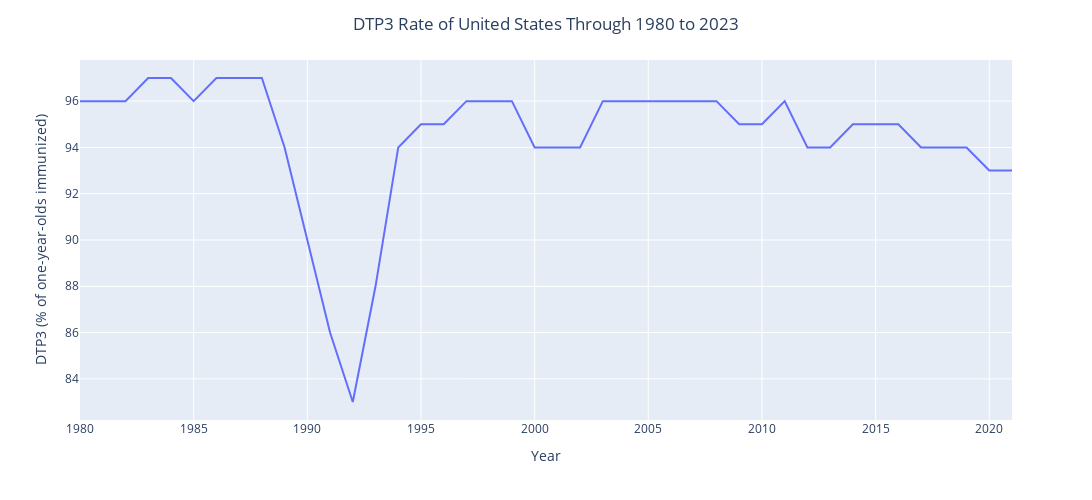

The code cell stored with this chart in its notebook:
### Markdown cell above
### Graph 5: Line Graph Displays DTP3 Rate for Individual Countries & Continents

This line graph display the the rate of one-year-olds being immunized with the DTP3 vaccine in a year span. In United States it shows that the rate tend to be in 90% rate but there was a decline to 83% in 1993. In 1993, there was an Childhood Immunization Initiative implement which focus on eliminate the indigenous cases of six vaccine preventable diseases (DTP3 included in this) by 1996. This Initiative and other programs assisted increasing the rate up to 94% are in 1994.

### Code cell
#Showing GDP vs Immunization Rate
def plot_gdprate(frame, country):
    data = frame[frame['Country'] == country]
    # print("Country Data",data)
    filter_data = data[['Year','DTP3 (% of one-year-olds immunized)','GDP per capita (output, multiple price benchmarks)']]
    graph = px.line(filter_data,x='Year', y='DTP3 (% of one-year-olds immunized)')
    graph.update_layout(title={"text": f'DTP3 Rate of {country} Through 1980 to 2023',
                         "x": 0.5,
                         "xanchor":"center"}
                  , width=1200, height=500)
    return graph    
    
fig = plot_gdprate(df2, 'United States')
show(fig)

### Figure 1 — Plotly figure (JSON) as saved in the notebook; plotly's stock layout.template omitted (floating-point values rounded to 4 significant figures)
{"data": [{"hovertemplate": "Year=%{x}<br>DTP3 (% of one-year-olds immunized)=%{y}<extra></extra>", "legendgroup": "", "line": {"color": "#636efa", "dash": "solid"}, "marker": {"symbol": "circle"}, "mode": "lines", "name": "", "orientation": "v", "showlegend": false, "type": "scatter", "x": [1980, 1981, 1982, 1983, 1984, 1985, 1986, 1987, 1988, 1989, 1990, 1991, 1992, 1993, 1994, 1995, 1996, 1997, 1998, 1999, 2000, 2001, 2002, 2003, 2004, 2005, 2006, 2007, 2008, 2009, 2010, 2011, 2012, 2013, 2014, 2015, 2016, 2017, 2018, 2019, 2020, 2021], "xaxis": "x", "y": [96, 96, 96, 97, 97, 96, 97, 97, 97, 94, 90, 86, 83, 88, 94, 95, 95, 96, 96, 96, 94, 94, 94, 96, 96, 96, 96, 96, 96, 95, 95, 96, 94, 94, 95, 95, 95, 94, 94, 94, 93, 93], "yaxis": "y"}], "layout": {"height": 500, "legend": {"tracegroupgap": 0}, "margin": {"t": 60}, "title": {"text": "DTP3 Rate of United States Through 1980 to 2023", "x": 0.5, "xanchor": "center"}, "width": 1200, "xaxis": {"anchor": "y", "domain": [0, 1], "title": {"text": "Year"}}, "yaxis": {"anchor": "x", "domain": [0, 1], "title": {"text": "DTP3 (% of one-year-olds immunized)"}}}}
